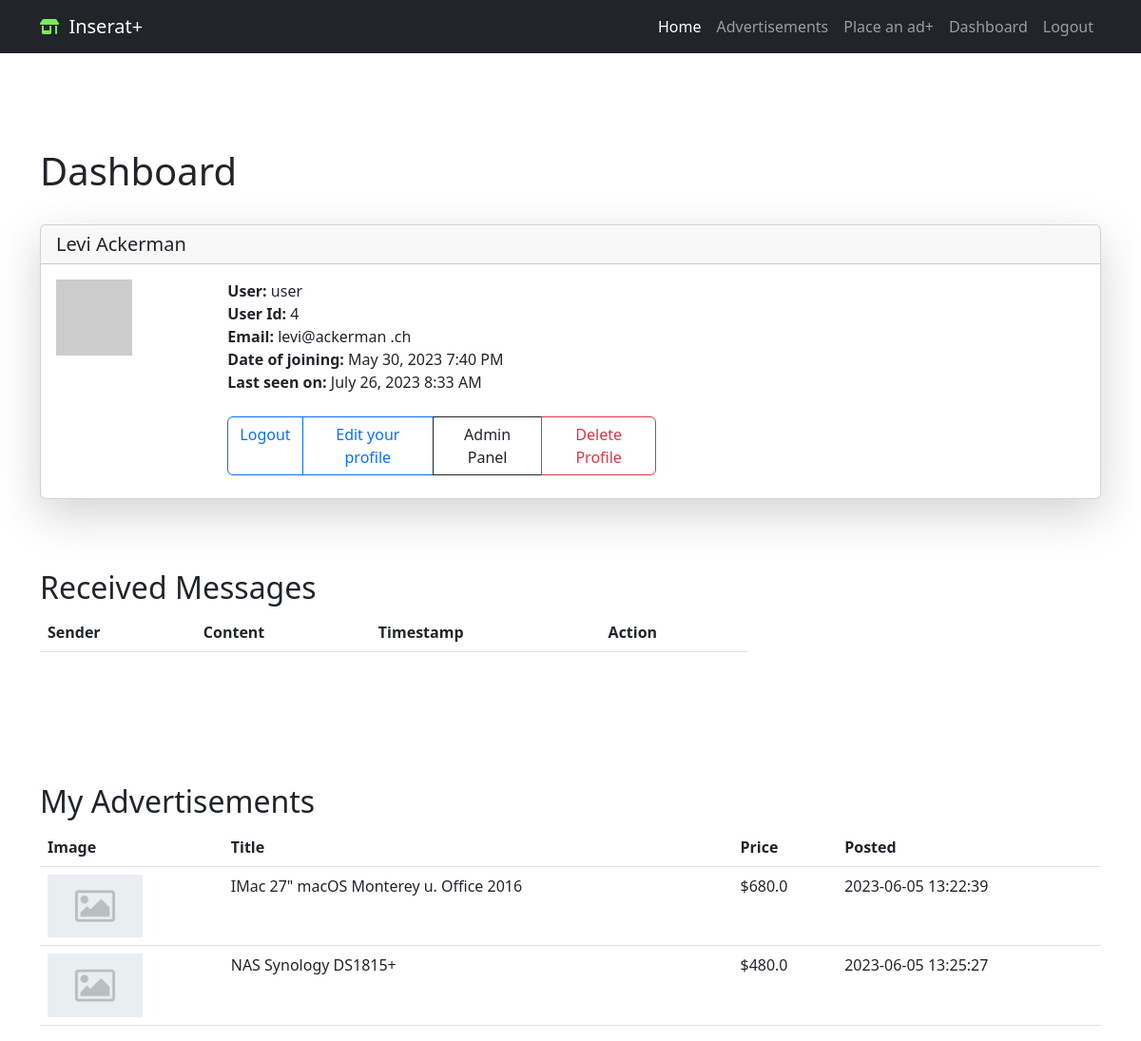
The page /user/user (signed in) on the database as committed earlier.
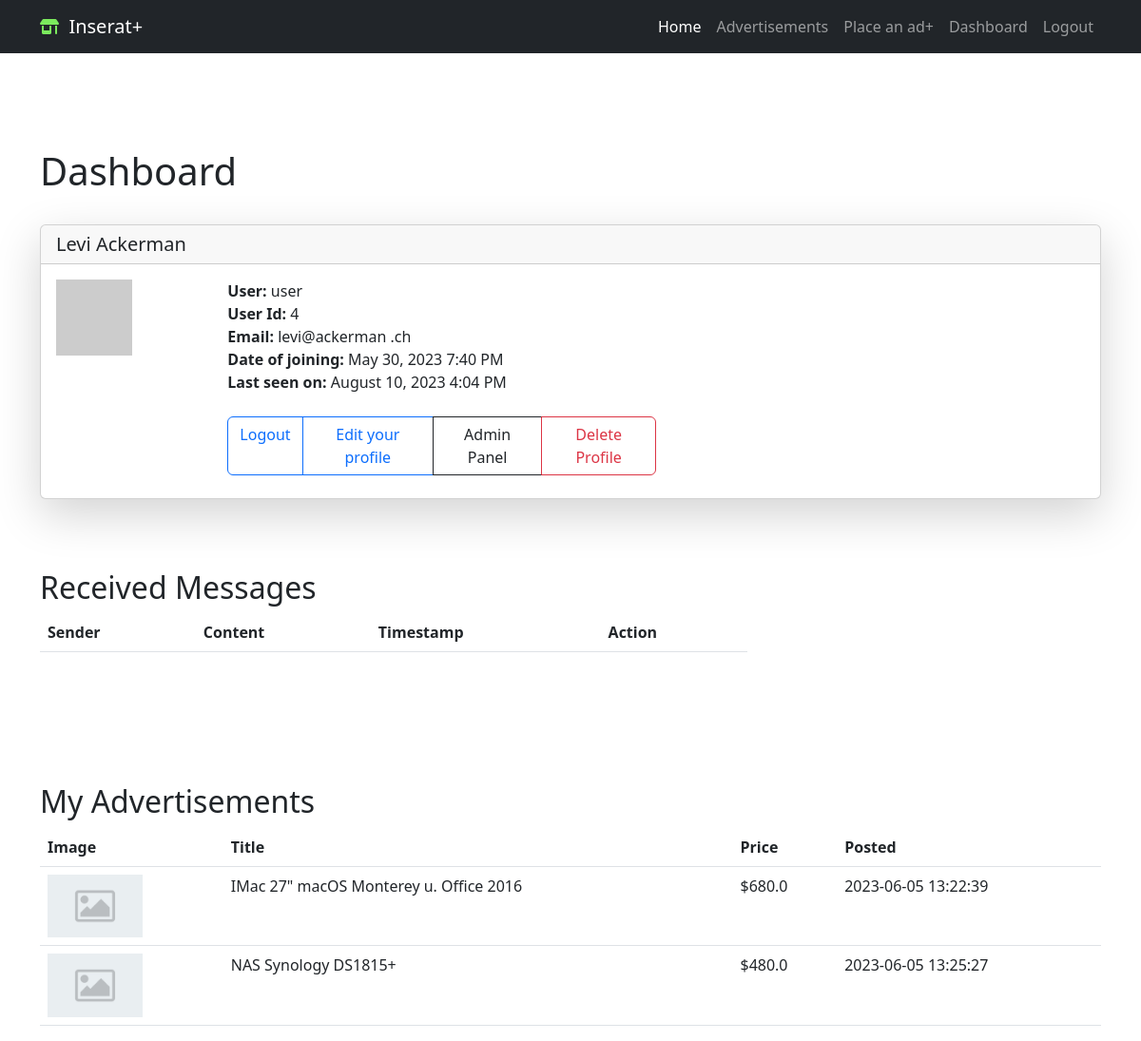
The same page on the database as committed later.
### app/models/login.py (models this page shows, shortened)
class User(db.Model, UserMixin):
    id = db.Column(db.Integer, primary_key=True)
    first_name = db.Column(db.String(50), nullable=False)
    last_name = db.Column(db.String(50), nullable=False)
    username = db.Column(db.String(20), unique=True, nullable=False)
    email = db.Column(db.String(120), unique=True, nullable=False)
    password_hash = db.Column(db.String(128), nullable=False)
    user_adedd = db.Column(db.DateTime, default=datetime.utcnow)
    last_seen = db.Column(db.DateTime, default=datetime.utcnow)
    is_admin = db.Column(db.Boolean, default=False)
    is_blocked = db.Column(db.Boolean, default=False)  # registered users can be blocked from logging in
    advertisements = db.relationship('Advertisement', backref='user', lazy=True)
    def avatar(self, size):
        digest = md5(self.email.lower().encode('utf-8')).hexdigest()
        return 'https://www.gravatar.com/avatar/{}?d=identicon&s={}'.format(
            digest, size
            )

### app/models/advertisement.py (models this page shows, shortened)
class Advertisement(db.Model):
    id = db.Column(db.Integer, primary_key=True)
    title = db.Column(db.String(100), nullable=False)
    description = db.Column(db.Text, nullable=False)
    timestamp = db.Column(db.DateTime, default=datetime.utcnow)
    price = db.Column(db.Float)
    contact_info = db.Column(db.String(255))
    city_id = db.Column(db.Integer, db.ForeignKey('city.id'), nullable=False)
    zip_code = db.Column(db.Integer, nullable=False, index=True)
    category_id = db.Column(db.Integer, db.ForeignKey('category.id'), nullable=False)
    subcategory_id = db.Column(db.Integer, db.ForeignKey('subcategory.id'), nullable=True)
    user_id = db.Column(db.Integer, db.ForeignKey('user.id'), nullable=False)
    image_filename = db.Column(db.String(100))
    city = db.relationship('City', backref='advertisements')
    category = db.relationship('Category', backref='advertisements')
    subcategory = db.relationship('Subcategory', backref='advertisements')
    images = db.relationship('AdvertisementImage', backref='advertisement', lazy=True)

### app/routes.py (the view)
@app.route('/user/<username>')
@login_required
def user(username):
    user = User.query.filter_by(username=username).first_or_404()
    advertisements = Advertisement.query.filter_by(user_id=user.id).all()
    messages = Message.query.filter_by(recipient_id=current_user.id).all()
    return render_template('user.html', user=user, messages=messages,
                           advertisements=advertisements)

### app/models/controlpanel.py (called while the page is built)
@app.context_processor
def security_context_processor():
    return dict(
        admin_base_template=admin.base_template,
        admin_view=admin.index_view,
        h=admin_helpers,
        get_url=url_for
    )

### app/models/login.py (called while the page is built)
@login.user_loader
def load_user(id):
    return User.query.get(int(id))

### app/routes.py (called while the page is built)
@app.before_request
def before_request():
    if current_user.is_authenticated:
        formatted_time = datetime.utcnow().strftime("%d-%b-%Y %H:%M:%S")
        current_user.last_seen = datetime.strptime(formatted_time, "%d-%b-%Y %H:%M:%S")
        db.session.commit()

### app/templates/user.html (shortened to what this page needs)
{% extends "base.html" %}
{% block content %}
<div class="container custom-container ">
  <h1>Dashboard</h1><br/>
  <div class="card shadow-lg">
    <h5 class="card-header">
      {{ user.first_name }}  {{ user.last_name }}</h5>
    <div class="card-body">
      <div class="card-title">
        <div class="row  g-0">
          <div class="col-sm-2 ">
            <img src="{{ user.avatar(128) }}">
          </div>
               <div class="col-sm-5">
                <strong>User:</strong>
                {{ user.username }}<br/>
                <strong>User Id:</strong>
                {{ user.id }}<br/>
                <strong>Email:</strong>
                {{ user.email }}<br/>
                {% if user.user_adedd %}
                <strong>Date of joining:</strong>
                {{ moment(user.user_adedd).format('LLL') }}<br/>
                {% endif %}
                {% if user.last_seen %}
                <strong>Last seen on:</strong>
                {{ moment(user.last_seen).format('LLL') }}<br/>
                {% endif %}<br/>
                <form action="{{ url_for('delete_profile') }}" method="POST" onsubmit="return confirm('Are you sure you want to delete your profile?');">
                  <div class="btn-group" role="group" aria-label="Basic outlined example">
                    <a href="{{ url_for('logout') }}" class="btn btn-outline-primary" role="button">Logout</a>
                    <a href="{{ url_for('edit_profile') }}" class="btn btn-outline-primary" role="button">Edit your profile</a>
                      {% if current_user.is_admin %}
                      <a href="{{ url_for('admin.index') }}" class="btn btn-outline-dark" role="button">Admin Panel</a>
                      {% endif %}
                    <button type="submit" class="btn btn-outline-danger">Delete Profile</button>
                </form>
                </div>
             </div>
        </div>
      </div>
    </div>
  </div>
<br>
<div class="container custom-container">
  <h2>Received Messages</h2>
  <div class="col-md-8">
    <table class="table">
      <thead>
        <tr>
          <th>Sender</th>
          <th>Content</th>
          <th>Timestamp</th>
          <th>Action</th>
        </tr>
      </thead>
    </table>
  </div>
</div>
<br>
<br>
<br>
<div class="container custom-container ">
  <h2>My Advertisements</h2>
  <table class="table">
    <thead>
      <tr>
        <th>Image</th>
        <th>Title</th>
        <th>Price</th>
        <th>Posted</th>
      </tr>
    </thead>
    <tbody>
      {% for ad in advertisements %}
      <tr>
        <td>
          {% if ad.image_filename %}
            <img src="{{ url_for('static', filename='images/' + ad.image_filename) }}" alt="Advertisement Image" class="img-fluid" style="max-width: 100px; max-height: 100px;">
          {% else %}
            <img src="{{ url_for('static', filename='images/default_image.png') }}" alt="Default Image" class="img-fluid" style="max-width: 100px; max-height: 100px;">
          {% endif %}
        </td>
        <td>{{ ad.title }}</td>
        <td>${{ ad.price }}</td>
        <td>{{ ad.timestamp.strftime('%Y-%m-%d %H:%M:%S') }}</td>
      </tr>
      {% endfor %}
    </tbody>
  </table>
</div>
{% endblock %}

### app/templates/base.html (shortened to what this page needs)
<!DOCTYPE html>
<html lang="en">
<head>
    <link rel="stylesheet" href="{{ url_for('static', filename='bootstrap/css/bootstrap.min.css') }}">
    <link rel="stylesheet" href="{{ url_for('static', filename='css/style.css') }}">
</head>
<body>
        {% include "includes/nav.html" %}
    {% block content %}{% endblock %}
</body>
</html>

### app/templates/includes/nav.html (shortened to what this page needs)
<nav class="navbar navbar-expand-lg navbar-dark bg-dark">
  <div class="container">
    <i class="fas fa-store-alt" style="color: #7bea5d;"></i>
    <a class="navbar-brand" href="{{ url_for('home') }}">&nbsp Inserat+</a>
    <div class="collapse navbar-collapse" id="navbarNav">
      <ul class="navbar-nav ms-auto">
        <li class="nav-item">
          <a class="nav-link active" aria-current="page" href="{{ url_for('home') }}">Home</a>
        </li>
        {% if current_user.is_anonymous %}
        <li class="nav-item">
          <a class="nav-link" href="{{ url_for('login') }}">Login</a>
        </li>
        <li class="nav-item">
          <a class="nav-link" href="{{ url_for('register') }}">Register</a>
        </li>
        {% else %}
        <li class="nav-item">
          <a class="nav-link" href="{{ url_for('home') }}">Advertisements</a>
        </li>
        <li class="nav-item">
          <a class="nav-link" href="{{ url_for('start') }}">Place an ad+</a>
        </li>
        <li class="nav-item">
          <a class="nav-link" href="{{ url_for('user', username=current_user.username) }}">Dashboard</a>
        </li>
        <li class="nav-item">
          <a class="nav-link" href="{{ url_for('logout') }}">Logout</a>
        </li>
        {% endif %}
      </ul>
    </div>
  </div>
</nav>

### app/templates/user.html (style rules this page uses)
.custom-container { margin-top: 50px; }

Rows that differ between the two databases and show on the page:
changed User "Levi": last_seen "July 26, 2023 8:33 AM" → "August 10, 2023 4:04 PM"
